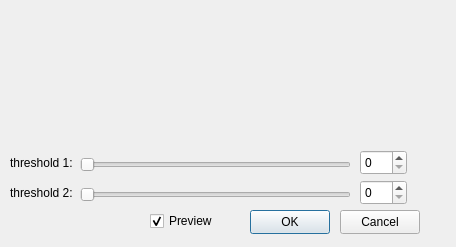
<?xml version="1.0" encoding="UTF-8"?>
<ui version="4.0">
 <class>RDialog_threshold</class>
 <widget class="QDialog" name="RDialog_threshold">
  <property name="geometry">
   <rect>
    <x>0</x>
    <y>0</y>
    <width>456</width>
    <height>247</height>
   </rect>
  </property>
  <property name="sizePolicy">
   <sizepolicy hsizetype="Fixed" vsizetype="Fixed">
    <horstretch>0</horstretch>
    <verstretch>0</verstretch>
   </sizepolicy>
  </property>
  <property name="windowTitle">
   <string>ThresholdDialog</string>
  </property>
  <widget class="QSlider" name="horizontalSlider">
   <property name="geometry">
    <rect>
     <x>80</x>
     <y>155</y>
     <width>271</width>
     <height>20</height>
    </rect>
   </property>
   <property name="maximum">
    <number>255</number>
   </property>
   <property name="orientation">
    <enum>Qt::Horizontal</enum>
   </property>
  </widget>
  <widget class="QLabel" name="label">
   <property name="geometry">
    <rect>
     <x>10</x>
     <y>155</y>
     <width>71</width>
     <height>16</height>
    </rect>
   </property>
   <property name="text">
    <string>threshold 1:</string>
   </property>
  </widget>
  <widget class="QSlider" name="horizontalSlider_2">
   <property name="geometry">
    <rect>
     <x>80</x>
     <y>185</y>
     <width>271</width>
     <height>20</height>
    </rect>
   </property>
   <property name="maximum">
    <number>255</number>
   </property>
   <property name="orientation">
    <enum>Qt::Horizontal</enum>
   </property>
  </widget>
  <widget class="QLabel" name="label_2">
   <property name="geometry">
    <rect>
     <x>10</x>
     <y>185</y>
     <width>71</width>
     <height>16</height>
    </rect>
   </property>
   <property name="text">
    <string>threshold 2:</string>
   </property>
  </widget>
  <widget class="QPushButton" name="pushButton">
   <property name="geometry">
    <rect>
     <x>250</x>
     <y>210</y>
     <width>80</width>
     <height>24</height>
    </rect>
   </property>
   <property name="text">
    <string>OK</string>
   </property>
  </widget>
  <widget class="QPushButton" name="pushButton_2">
   <property name="geometry">
    <rect>
     <x>340</x>
     <y>210</y>
     <width>80</width>
     <height>24</height>
    </rect>
   </property>
   <property name="text">
    <string>Cancel</string>
   </property>
  </widget>
  <widget class="QSpinBox" name="spinBox">
   <property name="geometry">
    <rect>
     <x>360</x>
     <y>150</y>
     <width>47</width>
     <height>25</height>
    </rect>
   </property>
   <property name="maximum">
    <number>255</number>
   </property>
  </widget>
  <widget class="QSpinBox" name="spinBox_2">
   <property name="geometry">
    <rect>
     <x>360</x>
     <y>180</y>
     <width>47</width>
     <height>25</height>
    </rect>
   </property>
   <property name="maximum">
    <number>255</number>
   </property>
  </widget>
  <widget class="QCheckBox" name="checkBox">
   <property name="geometry">
    <rect>
     <x>150</x>
     <y>210</y>
     <width>85</width>
     <height>22</height>
    </rect>
   </property>
   <property name="text">
    <string>Preview</string>
   </property>
   <property name="checked">
    <bool>true</bool>
   </property>
  </widget>
 </widget>
 <resources/>
 <connections>
  <connection>
   <sender>horizontalSlider</sender>
   <signal>sliderMoved(int)</signal>
   <receiver>spinBox</receiver>
   <slot>setValue(int)</slot>
   <hints>
    <hint type="sourcelabel">
     <x>271</x>
     <y>200</y>
    </hint>
    <hint type="destinationlabel">
     <x>313</x>
     <y>199</y>
    </hint>
   </hints>
  </connection>
  <connection>
   <sender>horizontalSlider_2</sender>
   <signal>sliderMoved(int)</signal>
   <receiver>spinBox_2</receiver>
   <slot>setValue(int)</slot>
   <hints>
    <hint type="sourcelabel">
     <x>249</x>
     <y>226</y>
    </hint>
    <hint type="destinationlabel">
     <x>315</x>
     <y>231</y>
    </hint>
   </hints>
  </connection>
  <connection>
   <sender>spinBox</sender>
   <signal>valueChanged(int)</signal>
   <receiver>horizontalSlider</receiver>
   <slot>setValue(int)</slot>
   <hints>
    <hint type="sourcelabel">
     <x>328</x>
     <y>189</y>
    </hint>
    <hint type="destinationlabel">
     <x>176</x>
     <y>198</y>
    </hint>
   </hints>
  </connection>
  <connection>
   <sender>spinBox_2</sender>
   <signal>valueChanged(int)</signal>
   <receiver>horizontalSlider_2</receiver>
   <slot>setValue(int)</slot>
   <hints>
    <hint type="sourcelabel">
     <x>321</x>
     <y>221</y>
    </hint>
    <hint type="destinationlabel">
     <x>215</x>
     <y>228</y>
    </hint>
   </hints>
  </connection>
 </connections>
</ui>
